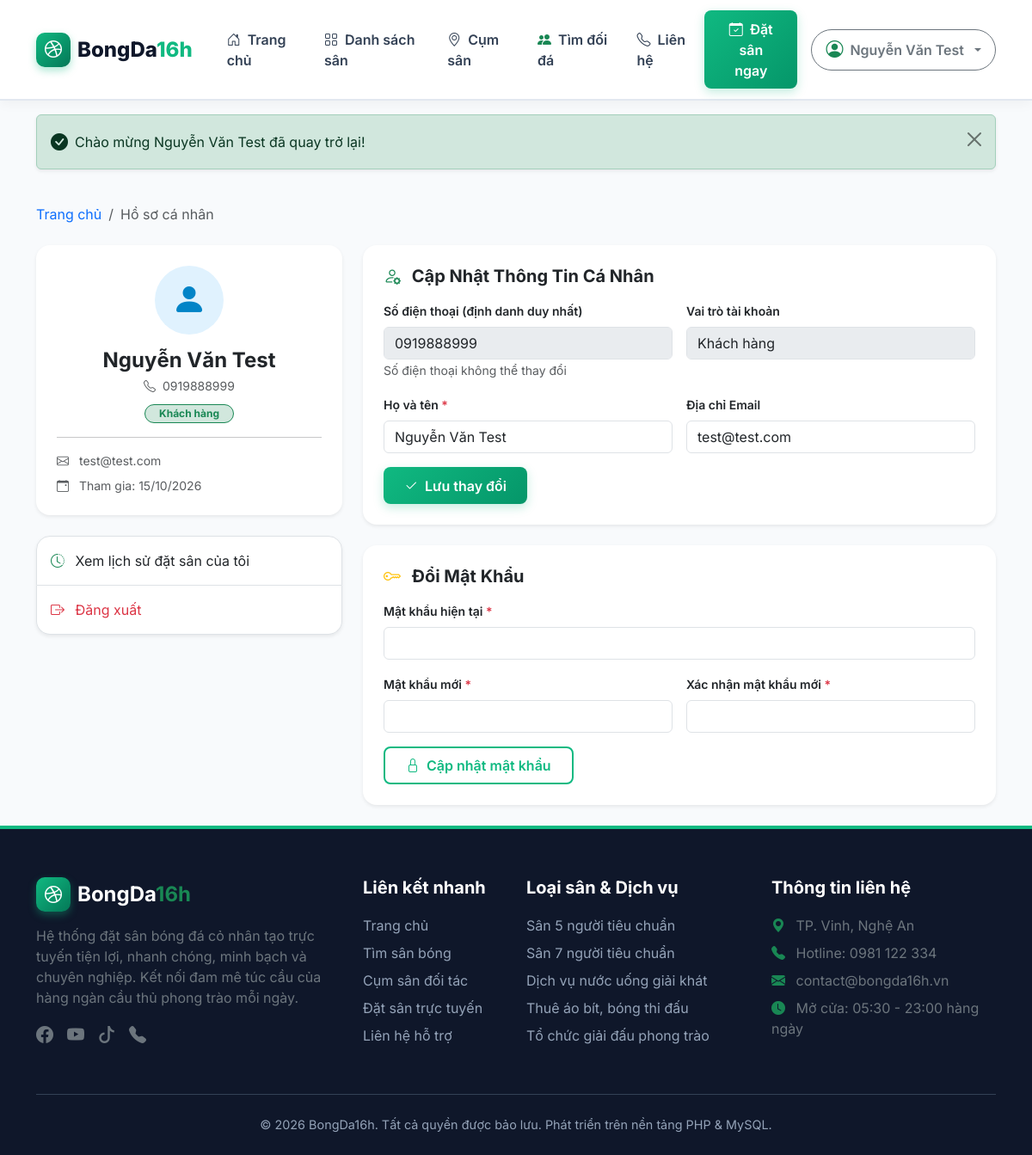
The app's page /pages/tai-khoan.php (signed in) with its own data.
### tables this page shows
CREATE TABLE IF NOT EXISTS `nguoi_dung` (
  `id` int(11) NOT NULL AUTO_INCREMENT,
  `vai_tro_id` int(11) NOT NULL DEFAULT 3,
  `ho_ten` varchar(100) NOT NULL,
  `email` varchar(100) DEFAULT NULL,
  `so_dien_thoai` varchar(15) NOT NULL,
  `mat_khau` varchar(255) NOT NULL,
  `created_at` timestamp NOT NULL DEFAULT current_timestamp(),
  PRIMARY KEY (`id`)
);

CREATE TABLE IF NOT EXISTS `vai_tro` (
  `id` int(11) NOT NULL AUTO_INCREMENT,
  `ten_vai_tro` varchar(50) NOT NULL,
  PRIMARY KEY (`id`)
);

### includes/auth.php (called while the page is built, shortened)
<?php
require_once __DIR__ . '/functions.php';
function getCurrentUser() {
    return $_SESSION['user'] ?? null;
}

### pages/tai-khoan.php (the view, shortened to what this page needs)
<?php
require_once __DIR__ . '/../includes/functions.php';
require_once __DIR__ . '/../includes/auth.php';
$currentUser = getCurrentUser();
$userId = (int)$currentUser['id'];
$pdo = getDBConnection();
$stmt = $pdo->prepare("SELECT u.*, r.ten_vai_tro FROM nguoi_dung u LEFT JOIN vai_tro r ON u.vai_tro_id = r.id WHERE u.id = ?");
$stmt->execute([$userId]);
$user = $stmt->fetch();
require_once __DIR__ . '/../includes/header.php';
?>
<div class="container py-4">
    <nav aria-label="breadcrumb" class="mb-4">
        <ol class="breadcrumb">
            <li class="breadcrumb-item"><a href="<?php echo BASE_URL; ?>/index.php" class="text-decoration-none">Trang chủ</a></li>
            <li class="breadcrumb-item active" aria-current="page">Hồ sơ cá nhân</li>
        </ol>
    </nav>
    <div class="row g-4">
        <div class="col-lg-4">
            <div class="card border-0 shadow-sm rounded-4 p-4 text-center mb-4">
                <div class="mx-auto mb-3" style="width: 80px; height: 80px; background: #e0f2fe; color: #0284c7; border-radius: 50%; display: flex; align-items: center; justify-content: center; font-size: 2.5rem;">
                    <i class="bi bi-person-fill"></i>
                </div>
                <h4 class="fw-bold text-navy mb-1"><?php echo e($user['ho_ten']); ?></h4>
                <p class="text-muted small mb-2"><i class="bi bi-telephone me-1"></i> <?php echo e($user['so_dien_thoai']); ?></p>
                <div>
                    <span class="badge bg-success-subtle text-success border border-success px-3 py-1 rounded-pill">
                        <?php echo e($user['ten_vai_tro'] ?? 'Khách hàng'); ?>
                    </span>
                </div>
                <hr class="my-3">
                <div class="text-start small text-muted">
                    <div class="mb-2"><i class="bi bi-envelope me-2"></i> <?php echo e($user['email'] ?? 'Chưa cập nhật email'); ?></div>
                    <div><i class="bi bi-calendar-event me-2"></i> Tham gia: <?php echo formatDate($user['created_at']); ?></div>
                </div>
            </div>
            <div class="list-group rounded-4 shadow-sm border-0">
                <a href="<?php echo BASE_URL; ?>/pages/lich-su-dat-san.php" class="list-group-item list-group-item-action py-3">
                    <i class="bi bi-clock-history me-2 text-success"></i> Xem lịch sử đặt sân của tôi
                </a>
                <a href="<?php echo BASE_URL; ?>/pages/dang-xuat.php" class="list-group-item list-group-item-action py-3 text-danger">
                    <i class="bi bi-box-arrow-right me-2"></i> Đăng xuất
                </a>
            </div>
        </div>
        <div class="col-lg-8">
            <div class="card border-0 shadow-sm rounded-4 p-4 mb-4">
                <h5 class="fw-bold text-navy mb-3"><i class="bi bi-person-gear text-success me-2"></i> Cập Nhật Thông Tin Cá Nhân</h5>
                <form action="<?php echo BASE_URL; ?>/actions/process_profile.php" method="POST">
                    <div class="row g-3 mb-3">
                        <div class="col-md-6">
                            <label class="form-label small fw-semibold">Số điện thoại (định danh duy nhất)</label>
                            <input type="text" class="form-control" value="<?php echo e($user['so_dien_thoai']); ?>" disabled>
                            <small class="text-muted">Số điện thoại không thể thay đổi</small>
                        </div>
                        <div class="col-md-6">
                            <label class="form-label small fw-semibold">Vai trò tài khoản</label>
                            <input type="text" class="form-control" value="<?php echo e($user['ten_vai_tro']); ?>" disabled>
                        </div>
                        <div class="col-md-6">
                            <label for="ho_ten" class="form-label small fw-semibold">Họ và tên <span class="text-danger">*</span></label>
                            <input type="text" name="ho_ten" id="ho_ten" class="form-control" value="<?php echo e($user['ho_ten']); ?>" required>
                        </div>
                        <div class="col-md-6">
                            <label for="email" class="form-label small fw-semibold">Địa chỉ Email</label>
                            <input type="email" name="email" id="email" class="form-control" value="<?php echo e($user['email'] ?? ''); ?>" placeholder="name@example.com">
                        </div>
                    </div>
                    <button type="submit" class="btn btn-primary-pitch px-4">
                        <i class="bi bi-check2 me-1"></i> Lưu thay đổi
                    </button>
                </form>
            </div>
            <div class="card border-0 shadow-sm rounded-4 p-4">
                <h5 class="fw-bold text-navy mb-3"><i class="bi bi-key text-warning me-2"></i> Đổi Mật Khẩu</h5>
                <form action="<?php echo BASE_URL; ?>/actions/process_profile.php" method="POST">
                    <div class="mb-3">
                        <label for="mat_khau_hien_tai" class="form-label small fw-semibold">Mật khẩu hiện tại <span class="text-danger">*</span></label>
                        <input type="password" name="mat_khau_hien_tai" id="mat_khau_hien_tai" class="form-control" required>
                    </div>
                    <div class="row g-3 mb-3">
                        <div class="col-md-6">
                            <label for="mat_khau_moi" class="form-label small fw-semibold">Mật khẩu mới <span class="text-danger">*</span></label>
                            <input type="password" name="mat_khau_moi" id="mat_khau_moi" class="form-control" minlength="6" required>
                        </div>
                        <div class="col-md-6">
                            <label for="xac_nhan_mat_khau" class="form-label small fw-semibold">Xác nhận mật khẩu mới <span class="text-danger">*</span></label>
                            <input type="password" name="xac_nhan_mat_khau" id="xac_nhan_mat_khau" class="form-control" minlength="6" required>
                        </div>
                    </div>
                    <button type="submit" class="btn btn-outline-pitch px-4">
                        <i class="bi bi-lock me-1"></i> Cập nhật mật khẩu
                    </button>
                </form>
            </div>
        </div>
    </div>
</div>
<?php require_once __DIR__ . '/../includes/footer.php'; ?>

### includes/header.php (shortened to what this page needs)
<?php
require_once __DIR__ . '/functions.php';
require_once __DIR__ . '/auth.php';
$currentUser = getCurrentUser();
$currentUrl = $_SERVER['REQUEST_URI'];
?>
<!DOCTYPE html>
<html lang="vi">
<head>
    <link href="https://cdn.jsdelivr.net/npm/bootstrap@5.3.3/dist/css/bootstrap.min.css" rel="stylesheet">
    <link rel="stylesheet" href="https://cdn.jsdelivr.net/npm/bootstrap-icons@1.11.3/font/bootstrap-icons.min.css">
    <link rel="stylesheet" href="<?php echo BASE_URL; ?>/assets/css/style.css">
</head>
<body>
<nav class="navbar navbar-expand-lg navbar-custom">
    <div class="container">
        <a class="navbar-brand-custom" href="<?php echo BASE_URL; ?>/index.php">
            <span class="brand-icon"><i class="bi bi-dribbble"></i></span>
            <span>BongDa<span class="brand-accent">16h</span></span>
        </a>
        <div class="collapse navbar-collapse" id="navbarContent">
            <ul class="navbar-nav me-auto mb-2 mb-lg-0 ms-lg-4">
                <li class="nav-item">
                    <a class="nav-link nav-link-custom <?php echo str_ends_with($currentUrl, 'index.php') || $currentUrl === BASE_URL . '/' ? 'active' : ''; ?>" href="<?php echo BASE_URL; ?>/index.php">
                        <i class="bi bi-house-door me-1"></i> Trang chủ
                    </a>
                </li>
                <li class="nav-item">
                    <a class="nav-link nav-link-custom <?php echo str_contains($currentUrl, 'san-bong.php') ? 'active' : ''; ?>" href="<?php echo BASE_URL; ?>/pages/san-bong.php">
                        <i class="bi bi-grid me-1"></i> Danh sách sân
                    </a>
                </li>
                <li class="nav-item">
                    <a class="nav-link nav-link-custom <?php echo str_contains($currentUrl, 'cum-san.php') ? 'active' : ''; ?>" href="<?php echo BASE_URL; ?>/pages/cum-san.php">
                        <i class="bi bi-geo-alt me-1"></i> Cụm sân
                    </a>
                </li>
                <li class="nav-item">
                    <a class="nav-link nav-link-custom <?php echo str_contains($currentUrl, 'tim-doi-bong.php') ? 'active' : ''; ?>" href="<?php echo BASE_URL; ?>/pages/tim-doi-bong.php">
                        <i class="bi bi-people-fill me-1 text-success"></i> Tìm đối đá
                    </a>
                </li>
                <li class="nav-item">
                    <a class="nav-link nav-link-custom <?php echo str_contains($currentUrl, 'lien-he.php') ? 'active' : ''; ?>" href="<?php echo BASE_URL; ?>/pages/lien-he.php">
                        <i class="bi bi-telephone me-1"></i> Liên hệ
                    </a>
                </li>
            </ul>
            <div class="d-flex align-items-center gap-2">
                <a href="<?php echo BASE_URL; ?>/pages/dat-san.php" class="btn btn-primary-pitch me-2">
                    <i class="bi bi-calendar-check me-1"></i> Đặt sân ngay
                </a>
                <?php if ($currentUser): ?>
                    <div class="dropdown">
                        <button class="btn btn-outline-secondary dropdown-toggle d-flex align-items-center gap-2 rounded-pill px-3 py-2" type="button" data-bs-toggle="dropdown" aria-expanded="false">
                            <i class="bi bi-person-circle fs-5 text-success"></i>
                            <span class="fw-semibold text-truncate" style="max-width: 140px;"><?php echo e($currentUser['ho_ten']); ?></span>
                        </button>
                    </div>
                <?php endif; ?>
            </div>
        </div>
    </div>
</nav>
<div class="container mt-3">
</div>

### assets/css/style.css (style rules this page uses)
:root { --primary-color: #10b981; --primary-hover: #059669; --primary-dark: #047857; --pitch-green: #15803d; --pitch-dark: #0f5132; --navy-dark: #0f172a; --navy-blue: #1e293b; --navy-light: #334155; --accent-gold: #f59e0b; --bg-light: #f8fafc; --card-border: #e2e8f0; --text-main: #1e293b; --text-muted: #64748b; }
body { font-family: 'Inter', -apple-system, BlinkMacSystemFont, "Segoe UI", Roboto, "Helvetica Neue", Arial, sans-serif; background-color: var(--bg-light); color: var(--text-main); min-height: 100vh; display: flex; flex-direction: column; }
.navbar-custom { background-color: #ffffff; box-shadow: 0 2px 15px rgba(0, 0, 0, 0.05); padding: 0.75rem 0; position: sticky; top: 0; z-index: 1030; border-bottom: 2px solid #e2e8f0; }
.navbar-brand-custom { font-weight: 800; font-size: 1.5rem; color: var(--navy-dark); display: flex; align-items: center; gap: 0.5rem; text-decoration: none; }
.brand-icon { width: 40px; height: 40px; background: linear-gradient(135deg, #10b981, #047857); color: white; border-radius: 10px; display: flex; align-items: center; justify-content: center; font-size: 1.25rem; box-shadow: 0 4px 10px rgba(16, 185, 129, 0.35); }
.brand-accent { color: var(--primary-color); }
.nav-link-custom { color: var(--navy-light); font-weight: 600; padding: 0.5rem 1rem !important; transition: all 0.2s ease; border-radius: 6px; }
.btn-primary-pitch { background: linear-gradient(135deg, #10b981, #059669); border: none; color: white; font-weight: 600; padding: 0.6rem 1.4rem; border-radius: 8px; transition: all 0.3s ease; box-shadow: 0 4px 12px rgba(16, 185, 129, 0.25); }
.btn-outline-pitch { border: 2px solid var(--primary-color); color: var(--primary-color); font-weight: 600; padding: 0.5rem 1.25rem; border-radius: 8px; background: transparent; transition: all 0.2s ease; }

### records on screen
nguoi_dung: ho_ten "Nguyễn Văn Test", so_dien_thoai "0919888999", vai_tro.ten_vai_tro "Khách hàng", email "test@test.com", created_at "15/10/2026"

### other values on screen
$msg "Chào mừng Nguyễn Văn Test đã quay trở lại!"
